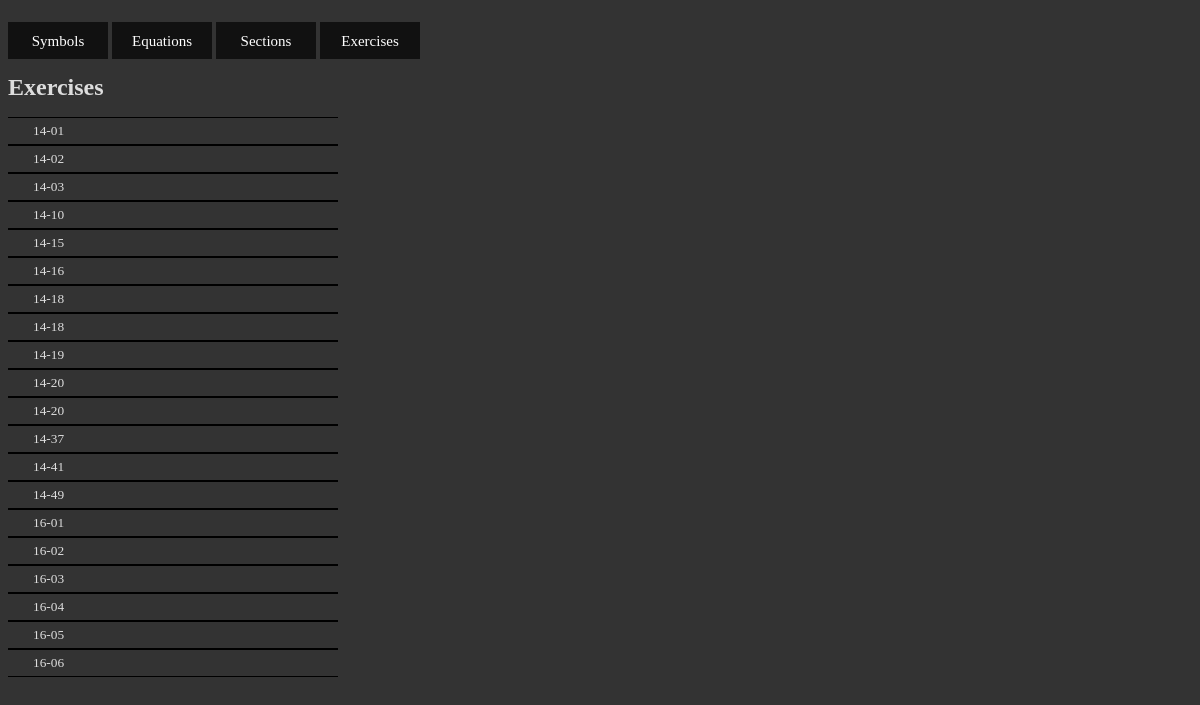
The app's page /exercises/, older data.
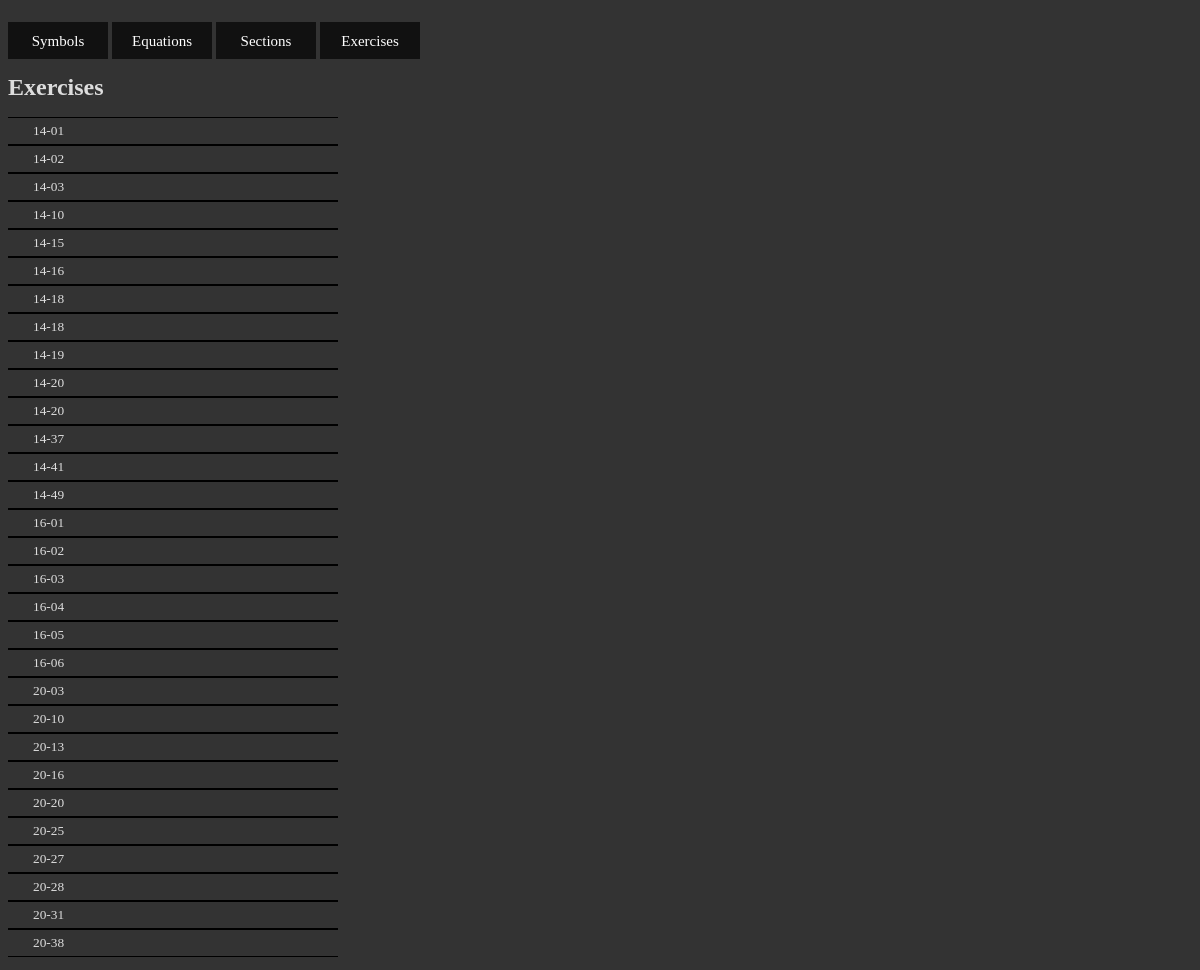
The same page, newer data.
### per/models.py (models this page shows, shortened)
class Exercise(models.Model):
	sec = models.ForeignKey(Section)
	text = models.TextField()
	img = models.CharField(max_length = 100)
	title = models.CharField(max_length = 100)
	conceptual = models.BooleanField(default = False)
	calculus = models.BooleanField(default = False)
	class Meta:
		ordering = ('title',)

### per/views.py (the view)
# urls.py: url(r'^exercises/$', views.exercises, name='exercises'),
def exercises(request):
    exc_list = Exercise.objects.order_by('title')
    context = {'exc_list': exc_list}
    return render(request, 'per/exercises.html', context)

### per/templates/per/exercises.html (shortened to what this page needs)
<!DOCTYPE html>
<html>
	<head>
	{% load staticfiles %}
	<link rel="stylesheet" type="text/css" href="{{ STATIC_URL }}per/css/btn.css">
	<link rel="stylesheet" type="text/css" href="{{ STATIC_URL }}per/css/global.css">
	<link rel="stylesheet" type="text/css" href="{{ STATIC_URL }}per/css/dashboard.css">
	</head>
	<body>
	<div id="list">
	<div id = "buttons" style="height:50px;">
	<a href="/symbols" class="btn"><span>Symbols</span></a>
	<a href="/equations" class="btn"><span>Equations</span></a>
	<a href="/sections" class="btn"><span>Sections</span></a>
	<a href="/exercises" class="btn"><span>Exercises</span></a>
	</div>
		{% if exc_list %}
    		<ul id = "navList">
    		<h1>Exercises</h1>
    		{% for exc in exc_list %}
    			<li data-sym="{{ exc.id }}">{{ exc.title }}
    			</li>
		    {% endfor %}
    		</ul>
		{% else %}
    		<p>No exercises are available.</p>
		{% endif %}
	</div>
	</body>
</html>

Row changes from the older to the newer data that the page shows:
added Exercise: title "20-03"
added Exercise: title "20-10"
added Exercise: title "20-13"
added Exercise: title "20-16"
added Exercise: title "20-20"
added Exercise: title "20-25"
added Exercise: title "20-27"
added Exercise: title "20-28"
added Exercise: title "20-31"
added Exercise: title "20-38"
